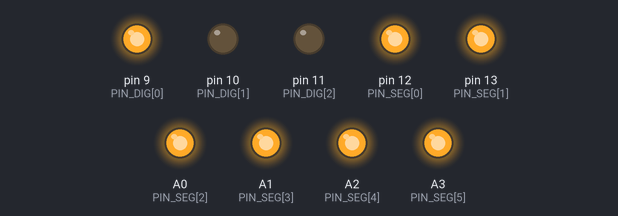
Recording of a sketch running on a simulated Arduino Nano, built with avr-gcc and run on an emulated ATmega328P. On the bench: output pins drawn as LEDs (lit = HIGH).

Above: at 7.3 s.
At 8.7 s:
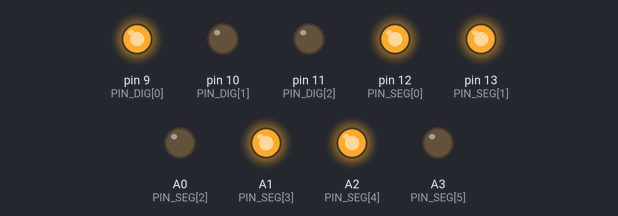
At 9.4 s:
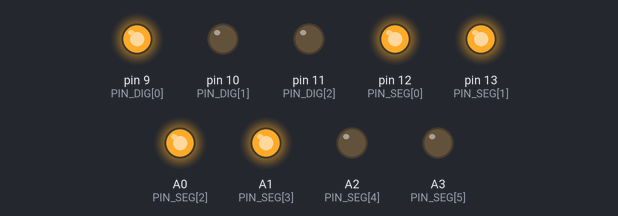
At 10.8 s:
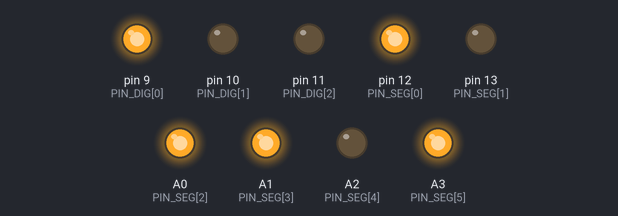
At 12.2 s:
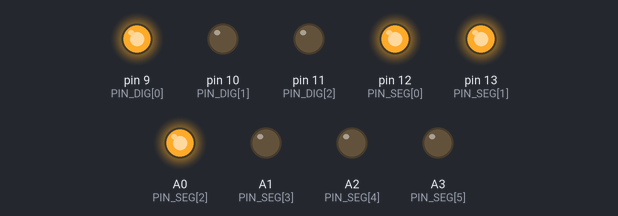
At 15.0 s:
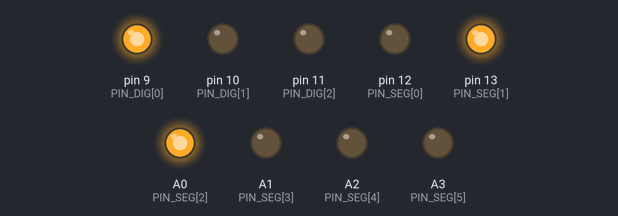
Timing chart, 0 to 16.1 s (numbered marks = the images above):
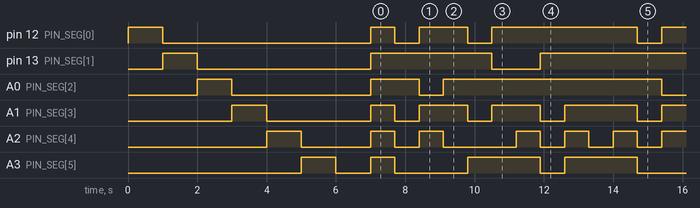

Measured:
- by itself, pin 12 (PIN_SEG[0]): HIGH → LOW at 1.0 s, → HIGH 6.0 s later, → LOW 0.70 s later, → HIGH 0.70 s later, … (22 changes in this stretch)
- by itself, pin 13 (PIN_SEG[1]): goes LOW 5.0 s, HIGH 3.5 s, 4 × (LOW 1.4 s, HIGH 5.6 s), LOW 1.4 s, then HIGH
- by itself, A0 (PIN_SEG[2]): goes LOW 4.0 s, HIGH 1.4 s, 4 × (LOW 0.70 s, HIGH 6.3 s), LOW 0.70 s, then HIGH
- by itself, A1 (PIN_SEG[3]): HIGH → LOW at 4.0 s, → HIGH 3.0 s later, → LOW 0.70 s later, → HIGH 0.70 s later, … (31 changes in this stretch)
- by itself, A2 (PIN_SEG[4]): repeats every 7.0 s: HIGH 0.70 s, LOW 0.70 s, HIGH 0.70 s, LOW 2.1 s, 2 × (HIGH 0.70 s, LOW 0.70 s)
- by itself, A3 (PIN_SEG[5]): HIGH → LOW at 6.0 s, → HIGH 1.0 s later, → LOW 0.70 s later, → HIGH 2.1 s later, … (21 changes in this stretch)

The sketch:

t06_seg_static.ino
```cpp
// t06: 7セグ静的点灯確認 (まず 1 桁で配線確認)
// DIG1(D9) だけ ON にして、a→g を順に点灯 → その後 0〜9 をカウント表示。
// セグメント電流・電圧の実測はこのスケッチで行う (期待値 ≈12mA/セグ)。

const uint8_t PIN_DIG[3] = {9, 10, 11};
const uint8_t PIN_SEG[7] = {12, 13, A0, A1, A2, A3, A6}; // a,b,c,d,e,f,g

// bit0=a ... bit6=g
const uint8_t FONT[10] = {
  0b0111111, 0b0000110, 0b1011011, 0b1001111, 0b1100110,
  0b1101101, 0b1111101, 0b0000111, 0b1111111, 0b1101111,
};

void showMask(uint8_t mask) {
  for (uint8_t i = 0; i < 7; i++) digitalWrite(PIN_SEG[i], (mask >> i) & 1);
}

void setup() {
  for (uint8_t i = 0; i < 3; i++) { pinMode(PIN_DIG[i], OUTPUT); digitalWrite(PIN_DIG[i], LOW); }
  for (uint8_t i = 0; i < 7; i++) { pinMode(PIN_SEG[i], OUTPUT); digitalWrite(PIN_SEG[i], LOW); }
  digitalWrite(PIN_DIG[0], HIGH); // DIG1 のみ ON

  // セグメント単体を 1 秒ずつ (a,b,c,...,g)
  for (uint8_t i = 0; i < 7; i++) {
    showMask(1 << i);
    delay(1000);
  }
}

void loop() {
  for (uint8_t n = 0; n < 10; n++) {
    showMask(FONT[n]);
    delay(700);
  }
}
```
